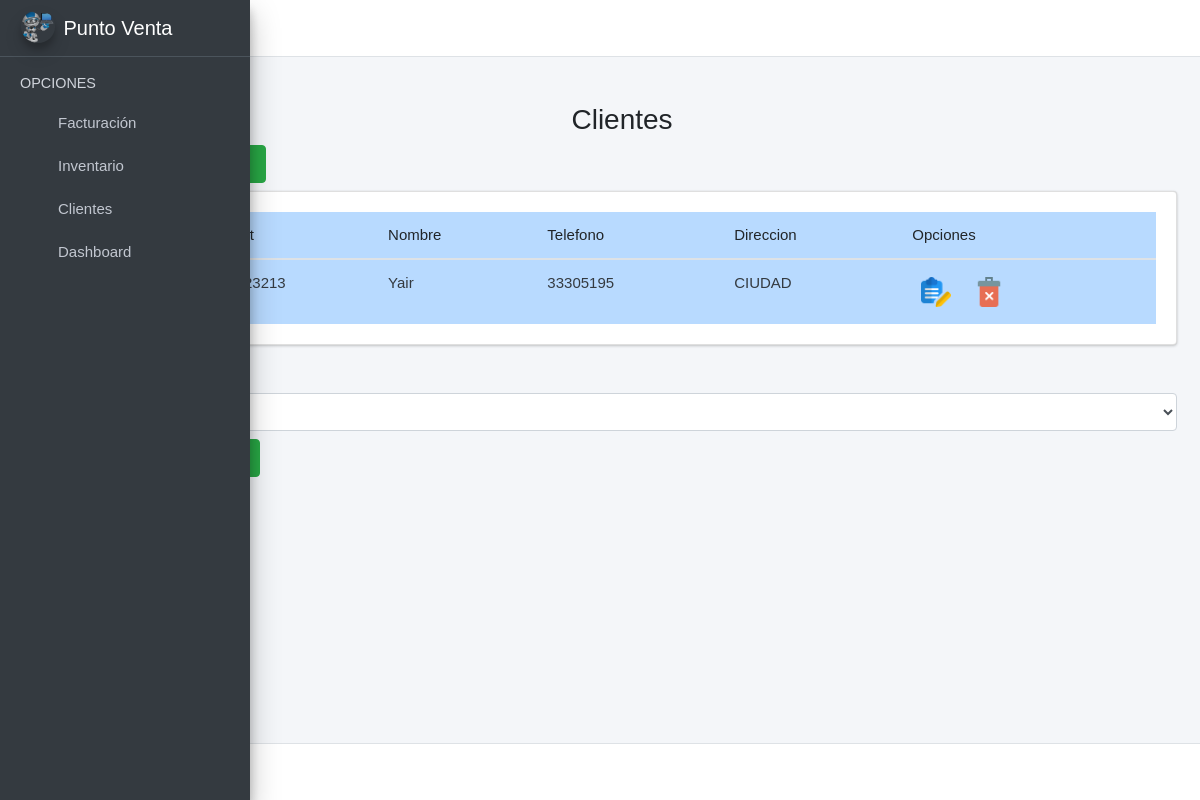
/clientes/, run on the app's committed database.
### ventas/models.py (models this page shows, shortened)
class Cliente(models.Model):
    nit = models.CharField(max_length=200, unique=True, null=True, blank=True)
    nombre = models.CharField(max_length=200, null=True, blank=False)
    telefono = models.CharField(max_length=200, null=True, blank=False)
    direccion = models.TextField(null=True, blank=False)  # Campo para la dirección domiciliar
    created = models.DateTimeField(auto_now_add=True)
    updated = models.DateTimeField(auto_now_add=True)
    class Meta:
        verbose_name='clientes'
        verbose_name_plural = 'clientes'

### ventas/views.py (the view)
# urls.py: path('clientes/', views.clientes_view, name='Clientes'),
def clientes_view(request):
    clientes = Cliente.objects.all()
    form_personal = AddClienteForm()
    form_editar = EditarClienteForm()
    context = {
        'clientes': clientes,
        'form_personal': form_personal,
        'form_editar': form_editar
    }
    return render(request, 'clientes.html', context)

### ventas/forms.py
class AddClienteForm (forms.ModelForm):
    class Meta:
        model = Cliente
        fields = ('nit', 'nombre', 'telefono', 'direccion')
        labels = {
            'nit': 'Nit cliente: ',
            'nombre': 'Nombre cliente: ',
            'telefono': 'Telefono cliente: ',
            'direccion': 'Direccion cliente: '
        }

class EditarClienteForm(forms.ModelForm):
    class Meta:
        model = Cliente
        fields = ('nit', 'nombre', 'telefono', 'direccion')
        labels = {
            'nit': 'Nit cliente: ',
            'nombre': 'Nombre cliente: ',
            'telefono': 'Telefono cliente: ',
            'direccion': 'Direccion cliente: '
        }
        widgets = {
            'nit': forms.TextInput(attrs={'type': 'text', 'id': 'nit_editar'}),
            'nombre': forms.TextInput(attrs={'id': 'nombre_editar'}),
            'telefono': forms.TextInput(attrs={'id': 'telefono_editar'}),
            'direccion': forms.TextInput(attrs={'id': 'direccion_editar'}),
        }

### ventas/templates/clientes.html (shortened to what this page needs)
{% extends "base.html" %}
{% load static %}
{% load widget_tweaks %}
{% block content %}
<link rel="stylesheet" href="{% static 'index/css/b4.css' %}">
<a href="{% url 'descargar_xml_clientes' %}" class="btn btn-info mt-2">Descargar XML</a>
<div class="row">
    <div class="col-md-12">
        <h3 class="text-center">Clientes <i class="fas fa-users"></i></h3>
        <div class="col-md-3 pb-2">
            <a href="#AgregarPersonalModal" data-toggle="modal" data-dismiss="modal">
                <button type="button" class="btn btn-success">
                </button>
            </a>
        </div>
        <div class="card card-body" style="overflow:scroll">
            <table class="table table-hover table-primary" id="myTable">
                <thead>
                    <tr>
                        <th># ID</th>
                        <th>Nit</th>
                        <th>Nombre</th>
                        <th>Telefono</th>
                        <th>Direccion</th>
                        <th>Opciones</th>
                    </tr>
                </thead>
                <tbody class="text-dark">
                    {% for i in clientes %}
                    <tr>
                        <td>{{i.id}}</td>
                        <td>{{i.nit}}</td>
                        <td>{{i.nombre}}</td>
                        <td>{{i.telefono}}</td>
                        <td>{{i.direccion}}</td>
                        <td>
                            <button onclick="editarPersonal('{{i.id}}', '{{i.nit}}', '{{i.nombre}}', '{{i.telefono}}', '{{i.direccion}}',)" class="btn btn-dark-outline btn-sm" data-toggle="modal"
                                href="#EditarPersonalModal"><img src="{% static 'index/img/editar.png' %}" alt="Error"
                                    width="30"></button>
                            <button onclick="eliminarPersonal('{{i.id}}')" class="btn btn-dark-outline btn-sm"
                                data-toggle="modal" href="#EliminarPersonalModal"><img
                                    src="{% static 'index/img/delete.png' %}" alt="Error" width="30"></button>
                        </td>
                    </tr>
                    {% endfor %}
                </tbody>
            </table>
        </div>
    </div>
</div>
<form method="POST" action="{% url 'seleccionar_cliente' %}" id="seleccionarClienteForm">
    <label for="id_cliente">Seleccionar Cliente:</label>
    <select name="cliente_id" id="id_cliente" class="form-control">
        {% for cliente in clientes %}
            <option value="{{ cliente.id }}">{{ cliente.nombre }}</option>
        {% endfor %}
    </select>
    <button type="submit" class="btn btn-success mt-2">Seleccionar Cliente</button>
</form>
{% endblock %}

### ventas/static/index/css/main.css (style rules this page uses)
table, th, td { font-weight: 100; font-size:15px; }
select { font-weight: 100 !important; font-size:15px !important; }
body { font-family: Arial, Helvetica, sans-serif !important; }

### data on the page
Cliente: nit "123213", nombre "Yair", telefono "33305195", direccion "CIUDAD"

### other printed values
form field cliente_id "Yair"
